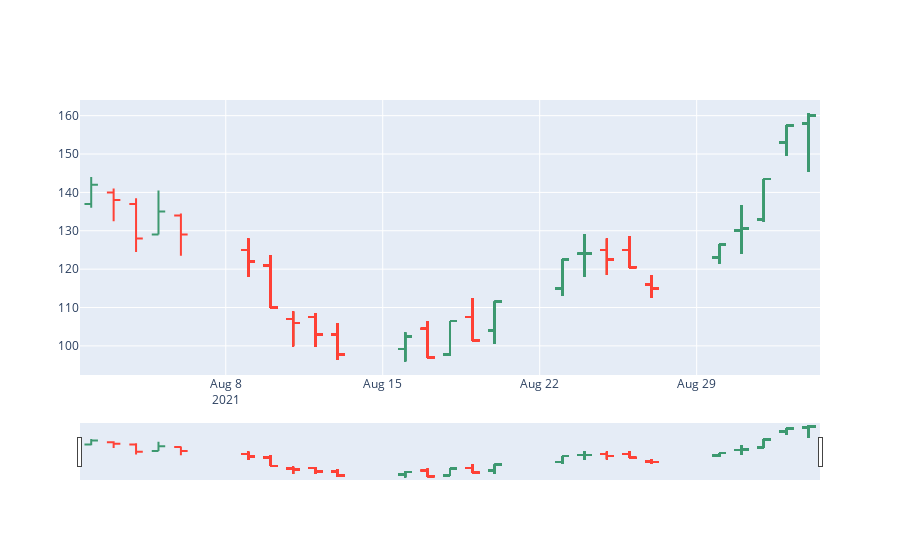

The notebook cell saved with this chart:
### Code cell
fig = go.Figure(data=go.Ohlc(x=df2['date'],
                    open=df2['open'],
                    high=df2['max'],
                    low=df2['min'],
                    close=df2['close']))
fig.show()

### Figure 1 — Plotly figure (JSON) as saved in the notebook; plotly's stock layout.template omitted (floating-point values rounded to 4 significant figures; data arrays with more than 128 entries replaced by an {"elided": "..."} marker saying what was removed)
{"data": [{"close": {"elided": "980 float values"}, "high": {"elided": "980 float values"}, "low": {"elided": "980 float values"}, "open": {"elided": "980 float values"}, "type": "ohlc", "x": {"elided": "980 str values"}}], "layout": {}}
